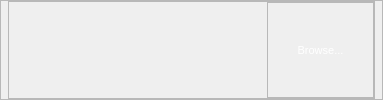
                  <widget class="QFrame" name="frame_195">
                   <property name="sizePolicy">
                    <sizepolicy hsizetype="Expanding" vsizetype="Expanding">
                     <horstretch>10</horstretch>
                     <verstretch>2</verstretch>
                    </sizepolicy>
                   </property>
                   <property name="minimumSize">
                    <size>
                     <width>200</width>
                     <height>37</height>
                    </size>
                   </property>
                   <property name="maximumSize">
                    <size>
                     <width>16777215</width>
                     <height>177</height>
                    </size>
                   </property>
                   <property name="frameShape">
                    <enum>QFrame::StyledPanel</enum>
                   </property>
                   <property name="frameShadow">
                    <enum>QFrame::Raised</enum>
                   </property>
                   <layout class="QHBoxLayout" name="horizontalLayout_121">
                    <property name="leftMargin">
                     <number>7</number>
                    </property>
                    <property name="topMargin">
                     <number>0</number>
                    </property>
                    <property name="rightMargin">
                     <number>7</number>
                    </property>
                    <property name="bottomMargin">
                     <number>0</number>
                    </property>
                    <item>
                     <widget class="QFrame" name="frame_196">
                      <property name="sizePolicy">
                       <sizepolicy hsizetype="Expanding" vsizetype="Expanding">
                        <horstretch>1</horstretch>
                        <verstretch>2</verstretch>
                       </sizepolicy>
                      </property>
                      <property name="minimumSize">
                       <size>
                        <width>200</width>
                        <height>31</height>
                       </size>
                      </property>
                      <property name="styleSheet">
                       <string notr="true">#frame_34{
	


}</string>
                      </property>
                      <property name="frameShape">
                       <enum>QFrame::StyledPanel</enum>
                      </property>
                      <property name="frameShadow">
                       <enum>QFrame::Raised</enum>
                      </property>
                      <layout class="QHBoxLayout" name="horizontalLayout_122">
                       <property name="leftMargin">
                        <number>0</number>
                       </property>
                       <property name="topMargin">
                        <number>0</number>
                       </property>
                       <property name="rightMargin">
                        <number>0</number>
                       </property>
                       <property name="bottomMargin">
                        <number>0</number>
                       </property>
                       <item>
                        <widget class="QFrame" name="frame_197">
                         <property name="sizePolicy">
                          <sizepolicy hsizetype="Preferred" vsizetype="Preferred">
                           <horstretch>5</horstretch>
                           <verstretch>4</verstretch>
                          </sizepolicy>
                         </property>
                         <property name="minimumSize">
                          <size>
                           <width>70</width>
                           <height>25</height>
                          </size>
                         </property>
                         <property name="maximumSize">
                          <size>
                           <width>16777215</width>
                           <height>98</height>
                          </size>
                         </property>
                         <property name="styleSheet">
                          <string notr="true">#frame_197{
	border:none;
	background-color: none;
	border-image: url(:/images/phptps/frame 1-01.svg);
}</string>
                         </property>
                         <property name="frameShape">
                          <enum>QFrame::StyledPanel</enum>
                         </property>
                         <property name="frameShadow">
                          <enum>QFrame::Raised</enum>
                         </property>
                         <layout class="QHBoxLayout" name="horizontalLayout_123">
                          <property name="leftMargin">
                           <number>0</number>
                          </property>
                          <property name="topMargin">
                           <number>0</number>
                          </property>
                          <property name="rightMargin">
                           <number>0</number>
                          </property>
                          <property name="bottomMargin">
                           <number>0</number>
                          </property>
                          <item>
                           <widget class="QLabel" name="temp_image_down_47">
                            <property name="sizePolicy">
                             <sizepolicy hsizetype="Expanding" vsizetype="Expanding">
                              <horstretch>2</horstretch>
                              <verstretch>2</verstretch>
                             </sizepolicy>
                            </property>
                            <property name="minimumSize">
                             <size>
                              <width>52</width>
                              <height>41</height>
                             </size>
                            </property>
                            <property name="styleSheet">
                             <string notr="true">image: url(:/images/phptps/iconsetting-11.svg);
margin:13</string>
                            </property>
                            <property name="text">
                             <string/>
                            </property>
                           </widget>
                          </item>
                          <item alignment="Qt::AlignHCenter">
                           <widget class="QLabel" name="curent_temp_label_41">
                            <property name="sizePolicy">
                             <sizepolicy hsizetype="Expanding" vsizetype="Expanding">
                              <horstretch>8</horstretch>
                              <verstretch>8</verstretch>
                             </sizepolicy>
                            </property>
                            <property name="minimumSize">
                             <size>
                              <width>194</width>
                              <height>24</height>
                             </size>
                            </property>
                            <property name="font">
                             <font>
                              <pointsize>8</pointsize>
                             </font>
                            </property>
                            <property name="styleSheet">
                             <string notr="true">
	
		color: white;
	
</string>
                            </property>
                            <property name="text">
                             <string/>
                            </property>
                           </widget>
                          </item>
                         </layout>
                        </widget>
                       </item>
                       <item>
                        <widget class="QFrame" name="frame_7">
                         <property name="sizePolicy">
                          <sizepolicy hsizetype="Expanding" vsizetype="Expanding">
                           <horstretch>1</horstretch>
                           <verstretch>0</verstretch>
                          </sizepolicy>
                         </property>
                         <property name="frameShape">
                          <enum>QFrame::StyledPanel</enum>
                         </property>
                         <property name="frameShadow">
                          <enum>QFrame::Raised</enum>
                         </property>
                         <layout class="QHBoxLayout" name="horizontalLayout_3">
                          <property name="leftMargin">
                           <number>6</number>
                          </property>
                          <property name="topMargin">
                           <number>6</number>
                          </property>
                          <property name="rightMargin">
                           <number>6</number>
                          </property>
                          <property name="bottomMargin">
                           <number>6</number>
                          </property>
                          <item>
                           <widget class="QPushButton" name="pushButton_4">
                            <property name="sizePolicy">
                             <sizepolicy hsizetype="Expanding" vsizetype="Expanding">
                              <horstretch>1</horstretch>
                              <verstretch>0</verstretch>
                             </sizepolicy>
                            </property>
                            <property name="minimumSize">
                             <size>
                              <width>93</width>
                              <height>20</height>
                             </size>
                            </property>
                            <property name="maximumSize">
                             <size>
                              <width>16777215</width>
                              <height>118</height>
                             </size>
                            </property>
                            <property name="font">
                             <font>
                              <pointsize>8</pointsize>
                             </font>
                            </property>
                            <property name="styleSheet">
                             <string notr="true">	background-color: transparent;
	
color: rgb(255, 255, 255);
	
border-image: url(:/images/phptps/panele-bozotg-temp-07.svg);
	background: none;
	border: none;
	background-repeat: none;</string>
                            </property>
                            <property name="text">
                             <string>Browse...</string>
                            </property>
                           </widget>
                          </item>
                         </layout>
                        </widget>
                       </item>
                      </layout>
                     </widget>
                    </item>
                   </layout>
                  </widget>
